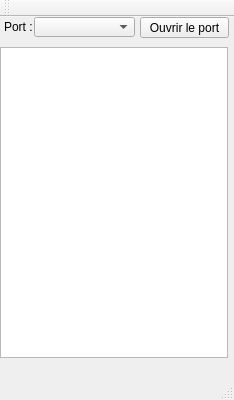
<?xml version="1.0" encoding="UTF-8"?>
<ui version="4.0">
 <class>QtSerialComClass</class>
 <widget class="QMainWindow" name="QtSerialComClass">
  <property name="geometry">
   <rect>
    <x>0</x>
    <y>0</y>
    <width>234</width>
    <height>400</height>
   </rect>
  </property>
  <property name="windowTitle">
   <string>QtSerialCom</string>
  </property>
  <widget class="QWidget" name="centralWidget">
   <widget class="QComboBox" name="comboBox">
    <property name="geometry">
     <rect>
      <x>34</x>
      <y>0</y>
      <width>101</width>
      <height>20</height>
     </rect>
    </property>
   </widget>
   <widget class="QLabel" name="Port">
    <property name="geometry">
     <rect>
      <x>4</x>
      <y>-6</y>
      <width>61</width>
      <height>31</height>
     </rect>
    </property>
    <property name="text">
     <string>Port :</string>
    </property>
   </widget>
   <widget class="QPushButton" name="OpenPortButton">
    <property name="geometry">
     <rect>
      <x>140</x>
      <y>0</y>
      <width>89</width>
      <height>21</height>
     </rect>
    </property>
    <property name="text">
     <string>Ouvrir le port</string>
    </property>
   </widget>
   <widget class="QPlainTextEdit" name="TextBox">
    <property name="geometry">
     <rect>
      <x>0</x>
      <y>30</y>
      <width>228</width>
      <height>311</height>
     </rect>
    </property>
   </widget>
  </widget>
  <widget class="QMenuBar" name="menuBar">
   <property name="geometry">
    <rect>
     <x>0</x>
     <y>0</y>
     <width>234</width>
     <height>20</height>
    </rect>
   </property>
  </widget>
  <widget class="QToolBar" name="mainToolBar">
   <attribute name="toolBarArea">
    <enum>TopToolBarArea</enum>
   </attribute>
   <attribute name="toolBarBreak">
    <bool>false</bool>
   </attribute>
  </widget>
  <widget class="QStatusBar" name="statusBar"/>
 </widget>
 <layoutdefault spacing="6" margin="11"/>
 <resources>
  <include location="QtSerialCom.qrc"/>
 </resources>
 <connections>
  <connection>
   <sender>OpenPortButton</sender>
   <signal>clicked()</signal>
   <receiver>QtSerialComClass</receiver>
   <slot>OpenPort()</slot>
   <hints>
    <hint type="sourcelabel">
     <x>115</x>
     <y>107</y>
    </hint>
    <hint type="destinationlabel">
     <x>237</x>
     <y>202</y>
    </hint>
   </hints>
  </connection>
 </connections>
 <slots>
  <slot>OpenPort()</slot>
  <slot>onSendMessageButtonClicked()</slot>
 </slots>
</ui>
